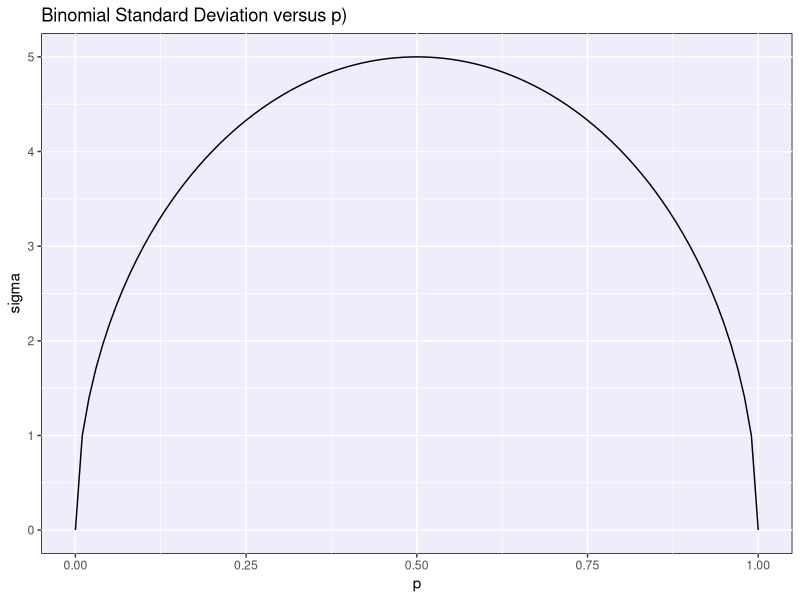
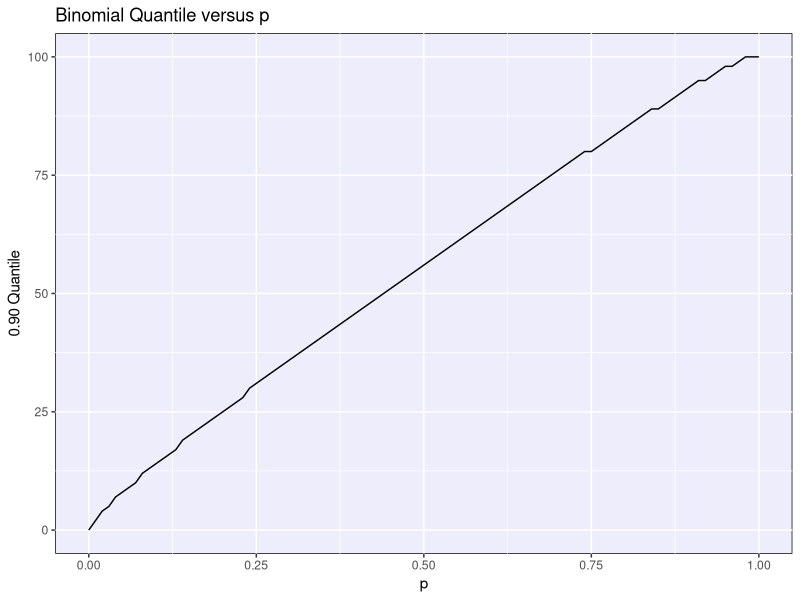

These charts were generated, in order, by the following R code:
## ---- chunk 1
knitr::opts_chunk$set(echo = TRUE, message = FALSE,
                      warning = FALSE, error = TRUE,
                      fig.height = 3)
library(tidyverse)
## ---- chunk 2
old <- theme_get()

theme_set(theme(panel.background = element_rect(fill = "#ededfb")))
## ---- chunk 3
binoms <-  tibble(
  n = 100,
  p = seq(0, 1, 0.01),
  mu = n*p,
  sigma = sqrt(n*p*(1-p)),
  q90 = qbinom(0.9, n, p))
## ---- chunk 4
ggplot(binoms, aes(x = p, y = sigma)) +
  geom_line() +
  xlab("p") +
  ylab("sigma") +
  ggtitle("Binomial Standard Deviation versus p)")
## ---- chunk 5
ggplot(binoms, aes(x = p, y = q90)) +
  geom_line() +
  xlab("p") +
  ylab("0.90 Quantile") +
  ggtitle("Binomial Quantile versus p")
## ---- chunk 6
pbinom(30, 100, 0.2)
## ---- chunk 7
1 - pbinom(14, 100, 0.2)
## ---- chunk 8
qbinom(0.5, 100, 0.2)
## ---- chunk 9
# P(X <= 20)
pbinom(20, 100, 0.2)

# P(X >= 20)
1 - pbinom(19, 100, 0.2)
## ---- chunk 10
# Probability of at least one correct answer
1 - dbinom(0, 10, 0.5)
# or 
pbinom(0, 10, 0.5, lower.tail = F)
## ---- chunk 11
# Probability of 3 - 5 (inclusive) correct answers
pbinom(5, 10, 0.5) - pbinom(2, 10, 0.5)
## ---- chunk 12
# 90th percentile
qbinom(0.9, 10, 0.5)
## ---- chunk 13
pbinom(7, 10, 0.5)

pbinom(6, 10, 0.5)
## ---- chunk 14
# 50th and 60th percentiles are different in this case
qbinom(c(0.5, 0.6), size = 50, prob = 0.4)

# 50th and 60th percentiles are the same in this case
qbinom(c(0.5, 0.6), size = 3, prob = 0.6)
## ---- chunk 15
# 4 is the mean of Binom(16, 0.25)
dbinom(4, 16, 0.25)

# 2.4 is the mean of Binom(6, 0.4)
dbinom(2.4, 6, 0.4)
## ---- chunk 16
# 50th and 60th percentile of a standard normal
qnorm(c(0.5, 0.6))
## ---- chunk 17
pnorm(-1)
## ---- chunk 18
1 - pnorm(1)
# or
pnorm(1, lower.tail = F)
## ---- chunk 19
pnorm(2) - pnorm(0.5)
## ---- chunk 20
pnorm(-0.75) + pnorm(0.75, lower.tail = F)
# or
2 * pnorm(-0.75)
## ---- chunk 21
# Event A
pnorm(15, 10, 4, lower.tail = F)

# Event C
pnorm(15, 10, 4)
